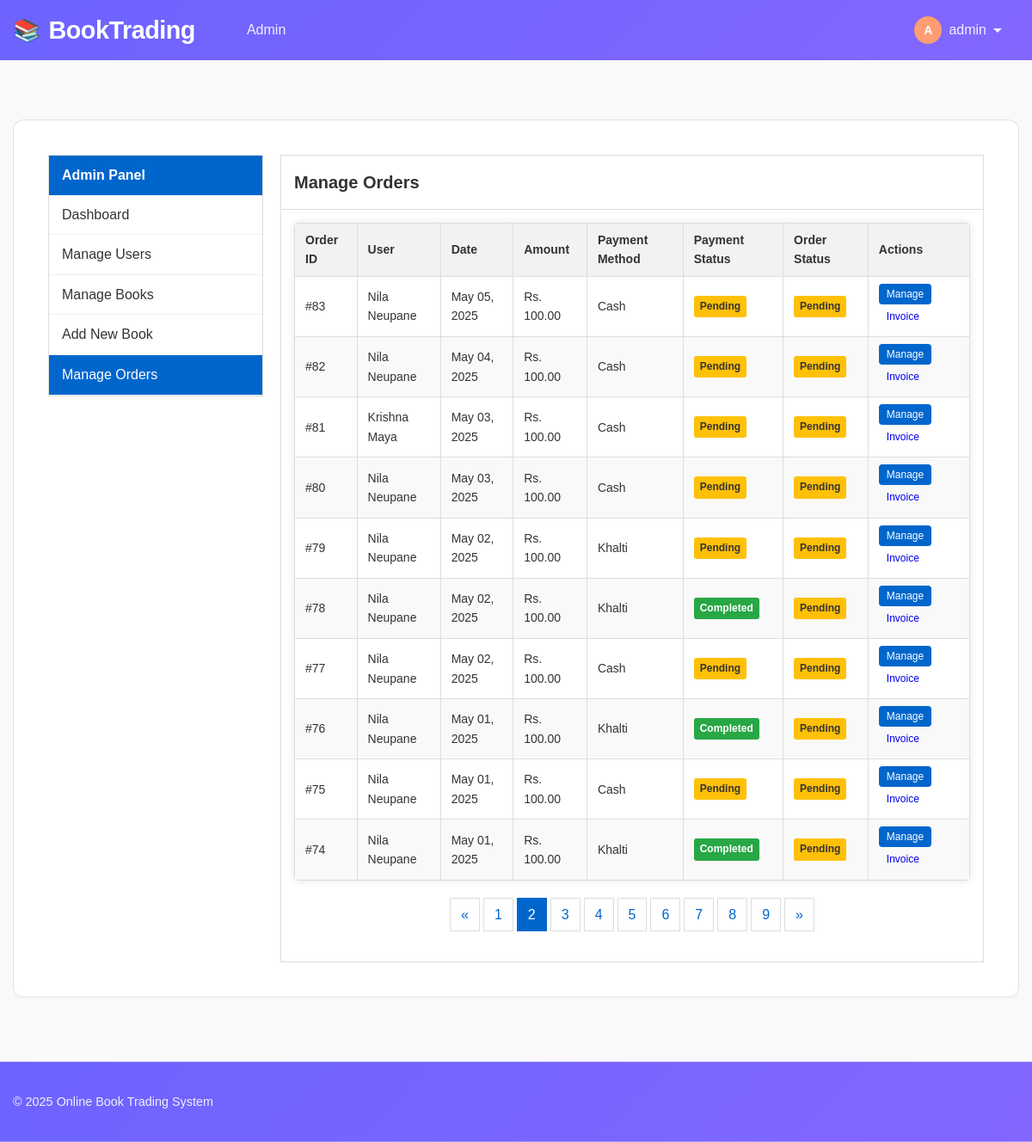
Screenshot of /admin/orders.php?page=2 (signed in) with the database file from the repository.
### tables this page shows
CREATE TABLE `orders` (
  `id` int(11) NOT NULL,
  `purchase_order_id` varchar(255) DEFAULT NULL,
  `user_id` int(11) NOT NULL,
  `total_amount` decimal(10,2) NOT NULL,
  `payment_method` enum('cash','khalti') NOT NULL,
  `payment_status` enum('pending','completed','failed') DEFAULT 'pending',
  `status` enum('pending','processing','completed','cancelled') DEFAULT 'pending',
  `created_at` timestamp NOT NULL DEFAULT current_timestamp(),
  `transaction_id` varchar(255) DEFAULT NULL
);

CREATE TABLE `users` (
  `id` int(11) NOT NULL,
  `name` varchar(255) NOT NULL,
  `email` varchar(255) NOT NULL,
  `phone` varchar(20) NOT NULL,
  `password` varchar(255) NOT NULL,
  `address` text DEFAULT NULL,
  `is_admin` tinyint(1) DEFAULT 0,
  `created_at` timestamp NOT NULL DEFAULT current_timestamp()
);

### admin/orders.php (the view, shortened to what this page needs)
<?php
$relativePath = '../';
require_once $relativePath . 'includes/header.php';
$limit = 10;
$page = isset($_GET['page']) ? (int)$_GET['page'] : 1;
$offset = ($page - 1) * $limit;
$whereClause = "1=1";
$countQuery = "SELECT COUNT(*) as total FROM orders o WHERE $whereClause";
$countResult = mysqli_query($conn, $countQuery);
$totalOrders = mysqli_fetch_assoc($countResult)['total'];
$totalPages = ceil($totalOrders / $limit);
$query = "SELECT o.*, u.name as user_name FROM orders o
          JOIN users u ON o.user_id = u.id
          WHERE $whereClause
          ORDER BY o.created_at DESC
          LIMIT $offset, $limit";
$result = mysqli_query($conn, $query);
$orders = [];
while ($row = mysqli_fetch_assoc($result)) {
    $orders[] = $row;
}
?>
<div class="container">
    <div class="admin-layout">
        <div class="sidebar">
            <div class="sidebar-box">
                <div class="sidebar-header">
                    Admin Panel
                </div>
                <ul class="sidebar-menu">
                    <li><a href="dashboard.php">Dashboard</a></li>
                    <li><a href="users.php">Manage Users</a></li>
                    <li><a href="books.php">Manage Books</a></li>
                    <li><a href="add_book.php">Add New Book</a></li>
                    <li><a href="orders.php" class="active">Manage Orders</a></li>
                </ul>
            </div>
        </div>
        <div class="main-content">
            <div class="content-box">
                <div class="content-header">
                    <h2>Manage Orders</h2>
                </div>
                <div class="content-body">
                    <?php if (empty($orders)): ?>
                        <div class="alert alert-info">No orders found.</div>
                    <?php else: ?>
                        <div class="table-responsive">
                            <table class="orders-table">
                                <thead>
                                    <tr>
                                        <th>Order ID</th>
                                        <th>User</th>
                                        <th>Date</th>
                                        <th>Amount</th>
                                        <th>Payment Method</th>
                                        <th>Payment Status</th>
                                        <th>Order Status</th>
                                        <th>Actions</th>
                                    </tr>
                                </thead>
                                <tbody>
                                    <?php foreach ($orders as $order):
                                        $rowClass = '';
                                        if ($order['payment_method'] === 'cash' && $order['payment_status'] === 'pending') {
                                            $rowClass = 'cod-highlight';
                                        } elseif ($order['payment_method'] === 'cash' && $order['payment_status'] === 'completed' && $order['status'] === 'completed') {
                                            $rowClass = 'cod-completed';
                                        }
                                    ?>
                                        <tr class="<?php echo $rowClass; ?>">
                                            <td>#<?php echo $order['id']; ?></td>
                                            <td><?php echo htmlspecialchars($order['user_name']); ?></td>
                                            <td><?php echo date('M d, Y', strtotime($order['created_at'])); ?></td>
                                            <td>Rs. <?php echo number_format($order['total_amount'], 2); ?></td>
                                            <td><?php echo ucfirst(htmlspecialchars($order['payment_method'])); ?></td>
                                            <td>
                                                <span class="badge badge-<?php echo $order['payment_status'] === 'completed' ? 'success' : ($order['payment_status'] === 'pending' ? 'warning' : 'danger'); ?>">
                                                    <?php echo ucfirst($order['payment_status']); ?>
                                                </span>
                                            </td>
                                            <td>
                                                <span class="badge badge-<?php echo $order['status'] === 'completed' ? 'success' : ($order['status'] === 'pending' ? 'warning' : ($order['status'] === 'cancelled' ? 'danger' : 'info')); ?>">
                                                    <?php echo ucfirst($order['status']); ?>
                                                </span>
                                            </td>
                                            <td>
                                                <div class="action-btns">
                                                    <button type="button" class="btn btn-primary btn-sm" onclick="openModal('orderModal<?php echo $order['id']; ?>')">
                                                        Manage
                                                    </button>
                                                    <a href="<?php echo $relativePath; ?>invoice.php?id=<?php echo $order['id']; ?>" class="btn btn-sm invoice-btn">
                                                        Invoice
                                                    </a>
                                                </div>
                                            </td>
                                        </tr>
                                    <?php endforeach; ?>
                                </tbody>
                            </table>
                        </div>
                        <?php if ($totalPages > 1): ?>
                            <ul class="pagination">
                                <li class="<?php echo $page <= 1 ? 'disabled' : ''; ?>">
                                    <a href="?page=<?php echo $page-1; ?>">&laquo;</a>
                                </li>
                                <?php for ($i = 1; $i <= $totalPages; $i++): ?>
                                    <li class="<?php echo $i === $page ? 'active' : ''; ?>">
                                        <a href="?page=<?php echo $i; ?>"><?php echo $i; ?></a>
                                    </li>
                                <?php endfor; ?>
                                <li class="<?php echo $page >= $totalPages ? 'disabled' : ''; ?>">
                                    <a href="?page=<?php echo $page+1; ?>">&raquo;</a>
                                </li>
                            </ul>
                        <?php endif; ?>
                    <?php endif; ?>
                </div>
            </div>
        </div>
    </div>
</div>
<?php require_once $relativePath . 'includes/footer.php'; ?>

### assets/css/style.css (style rules this page uses)
body { font-family: 'Segoe UI', Tahoma, Geneva, Verdana, sans-serif; background-color: #f8f9fa; }
.table-responsive { overflow-x: auto; margin-bottom: 20px; border-radius: 5px; box-shadow: 0 0 10px rgba(0,0,0,0.1); }

### includes/header.php (style rules this page uses)
:root { --primary-color: #6c63ff; --secondary-color: #ff9d72; --accent-color: #ff6584; --success-color: #4caf50; --light-color: #f8f9ff; --dark-color: #2c2c54; --gray-light: #f0f2f9; --gray-medium: #e0e0e0; --gray-dark: #a0a0a0; --text-primary: #333333; --text-secondary: #666666; --font-primary: 'Poppins', 'Segoe UI', Tahoma, sans-serif; --radius: 12px; --radius-sm: 6px; --transition: all 0.3s ease; }
* { box-sizing: border-box; margin: 0; padding: 0; }
body { font-family: var(--font-primary); line-height: 1.6; color: var(--text-primary); background-color: var(--light-color); min-height: 100vh; }
.container { width: 100%; max-width: 1200px; margin: 0 auto; padding: 0 20px; }
.btn { display: inline-block; padding: 8px 16px; border-radius: 30px; text-decoration: none; font-weight: 500; cursor: pointer; border: none; transition: var(--transition); font-size: 0.9rem; }
.btn-primary { background-color: var(--primary-color); color: white; }

### admin/orders.php (style rules this page uses)
* { box-sizing: border-box; margin: 0; padding: 0; }
body { font-family: Arial, sans-serif; line-height: 1.6; color: #333; background-color: #f9f9f9; }
.container { padding: 15px; max-width: 100%; }
.admin-layout { display: flex; flex-wrap: wrap; gap: 20px; }
.sidebar { width: 250px; flex-shrink: 0; }
.sidebar-box { background-color: #fff; border: 1px solid #ddd; margin-bottom: 20px; }
.sidebar-header { background-color: #0066cc; color: white; padding: 10px 15px; font-weight: bold; }
.sidebar-menu { list-style: none; }
.sidebar-menu a { display: block; padding: 10px 15px; color: #333; text-decoration: none; border-bottom: 1px solid #eee; }
.sidebar-menu a.active { background-color: #0066cc; color: white; }
.main-content { flex: 1; min-width: 0; }
.content-box { background-color: #fff; border: 1px solid #ddd; }
.content-header { padding: 15px; border-bottom: 1px solid #ddd; }
.content-header h2 { margin: 0; font-size: 20px; }
.content-body { padding: 15px; }
.orders-table { width: 100%; border-collapse: collapse; font-size: 14px; }
.orders-table th, .orders-table td { border: 1px solid #ddd; padding: 8px 12px; text-align: left; }
.orders-table th { background-color: #f2f2f2; font-weight: bold; }
.orders-table tr:nth-child(even) { background-color: #f9f9f9; }
.table-responsive { overflow-x: auto; margin-bottom: 15px; width: 100%; }
.badge { display: inline-block; padding: 3px 7px; font-size: 12px; font-weight: bold; border-radius: 3px; color: white; }
.badge-success { background-color: #28a745; }
.badge-warning { background-color: #ffc107; color: #333; }
.btn { display: inline-block; padding: 6px 12px; font-size: 14px; text-align: center; cursor: pointer; text-decoration: none; border: 1px solid transparent; border-radius: 4px; }
.btn-sm { padding: 4px 8px; font-size: 12px; }
.btn-primary { color: #fff; background-color: #0066cc; }
.pagination { display: flex; list-style: none; justify-content: center; margin: 20px 0; }
.pagination li { margin: 0 2px; }
.pagination a { display: block; padding: 6px 12px; text-decoration: none; color: #0066cc; border: 1px solid #ddd; }
.pagination li.active a { background-color: #0066cc; color: white; border-color: #0066cc; }

### includes/footer.php (style rules this page uses)
html, body { height: 100%; }
body { display: flex; flex-direction: column; min-height: 100vh; }

### rows the page displays
orders: id "83", user.name "Nila Neupane", created_at "May 05, 2025", total_amount "100.00", payment_method "Cash", payment_status "Pending", status "Pending"
orders: id "82", user.name "Nila Neupane", created_at "May 04, 2025", total_amount "100.00", payment_method "Cash", payment_status "Pending", status "Pending"
orders: id "81", user.name "Krishna Maya", created_at "May 03, 2025", total_amount "100.00", payment_method "Cash", payment_status "Pending", status "Pending"
orders: id "80", user.name "Nila Neupane", created_at "May 03, 2025", total_amount "100.00", payment_method "Cash", payment_status "Pending", status "Pending"
orders: id "79", user.name "Nila Neupane", created_at "May 02, 2025", total_amount "100.00", payment_method "Khalti", payment_status "Pending", status "Pending"
orders: id "78", user.name "Nila Neupane", created_at "May 02, 2025", total_amount "100.00", payment_method "Khalti", payment_status "Completed", status "Pending"
orders: id "77", user.name "Nila Neupane", created_at "May 02, 2025", total_amount "100.00", payment_method "Cash", payment_status "Pending", status "Pending"
orders: id "76", user.name "Nila Neupane", created_at "May 01, 2025", total_amount "100.00", payment_method "Khalti", payment_status "Completed", status "Pending"
orders: id "75", user.name "Nila Neupane", created_at "May 01, 2025", total_amount "100.00", payment_method "Cash", payment_status "Pending", status "Pending"
orders: id "74", user.name "Nila Neupane", created_at "May 01, 2025", total_amount "100.00", payment_method "Khalti", payment_status "Completed", status "Pending"

### other values shown
substr($_SESSION['user_name'], 0, 1) "A"
$_SESSION['user_name'] "admin"
